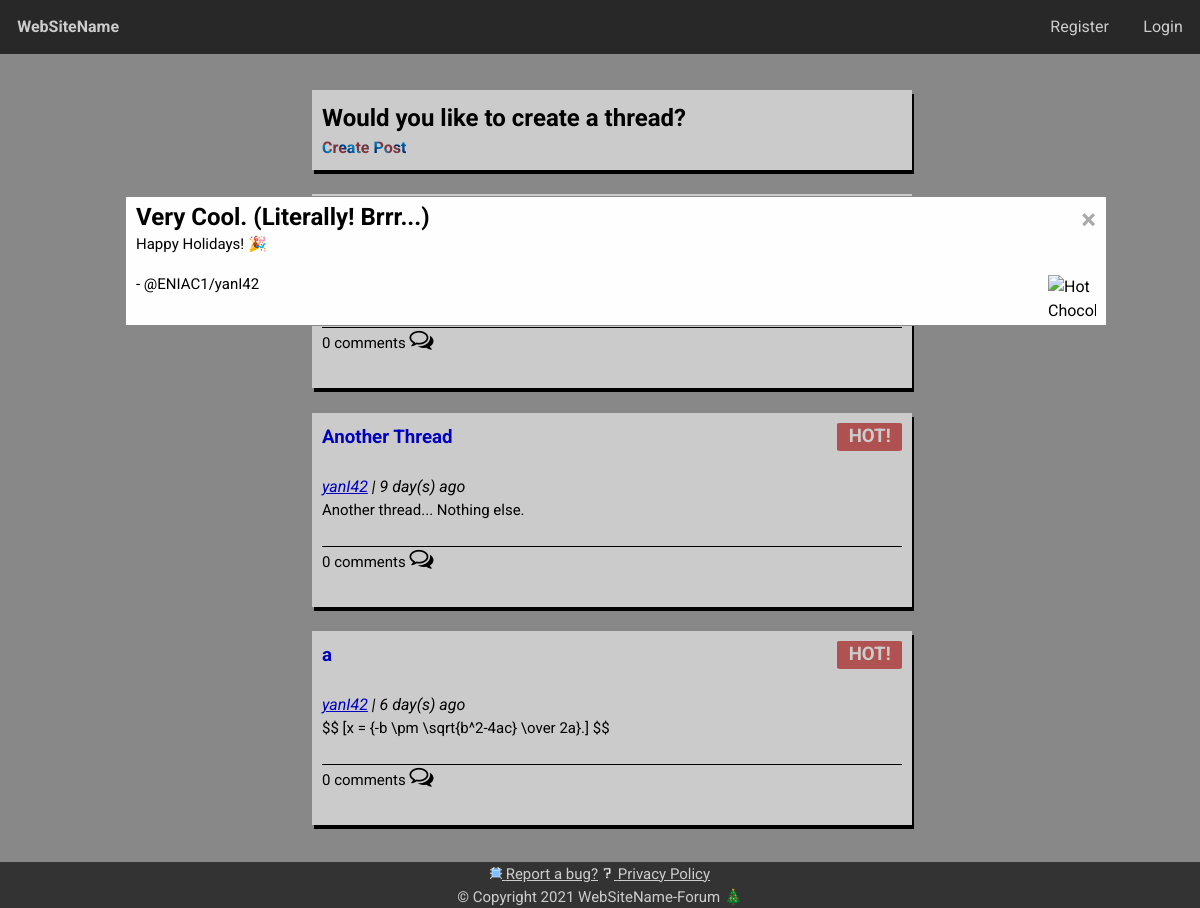
The page /home on the database its author committed.
### main.py (models this page shows, shortened)
class User(UserMixin, db.Model):
    id = db.Column(db.Integer, primary_key=True)
    username = db.Column(db.String(34), unique=True)
    email = db.Column(db.String(321), unique=True)
    password = db.Column(db.String(70))
    admin = db.Column(db.Boolean, nullable=False, default=False)
    confirmed = db.Column(db.Boolean, nullable=False, default=False)
    confirmed_on = db.Column(db.DateTime, nullable=True)
    registered_on = db.Column(db.DateTime, nullable=False)
    strike = db.Column(db.Boolean, nullable=False, default=False)
    banned = db.Column(db.Boolean, nullable=False, default=False)
    about = db.Column(db.String(370))
    coins = db.Column(db.Integer, default=0, nullable=False)
    role = db.Column(db.String(600))
    profile_pic = db.Column(db.String(900), default="/static/imgs/default.png")

class Post(db.Model):
    id = db.Column(db.Integer, primary_key=True)
    title = db.Column(db.String(80))
    content = db.Column(db.String(2000))
    author_id = db.Column(db.Integer)
    created_on = db.Column(db.DateTime, nullable=False)
    comments = db.Column(db.Integer, default=0, nullable=False)
    def likes(self):
        return PostLike.query.filter(PostLike.post_id == self.id).count()
    def __lt__(self, other):
        return ratio_likes_age(self) < ratio_likes_age(other)

### main.py (the view)
@app.route('/threads')
@app.route('/general')
@app.route('/cont')
@app.route('/feed')
@app.route('/home')
@cache.cached(timeout=3)
def home():
    return render_template('home.html', posts=getHot())

### main.py (called while the page is built)
def ratio_likes_age(poste):
    age, likes = (poste.created_on - datetime.datetime.utcnow()
                  ).total_seconds() / 60 / 24, poste.likes() + 1  # age in days
    return (100 * math.log(10 * likes**2, 10)) / age  # 100log(10x^2)/a

def getHot():  # gets hot posts
    posts = Post.query.all()
    posts.sort()
    posts = posts[::-1][-int(settings['postsPerPage']):]
    authors = [
        User.query.filter_by(id=x.author_id).first().username
        for x in list(posts)
    ]
    return zip(posts, authors)

def days_between(d1):
    d2 = datetime.datetime.utcnow()
    secs = (d2 - d1).total_seconds()
    mins = math.floor(secs / 60)
    hours = math.floor(mins / 60)
    days = math.floor(hours / 24)
    months = math.floor(days / 60)
    years = math.floor(months / 12)
    if abs(mins) < 1:
        return str(round(secs)) + ' second(s)'
    if abs(hours) < 1:
        return str(round(mins)) + ' minute(s)'
    if abs(days) < 1:
        return str(round(hours)) + ' hour(s)'
    if abs(months) < 1:
        return str(round(days)) + ' day(s)'
    if abs(years) < 1:
        return str(round(months)) + ' month(s)'
    if abs(years) > 1:
        return str(round(years)) + ' year(s)'

### templates/home.html (shortened to what this page needs)
{% extends "base.html" %} {% block title %}Home{% endblock %} {% block head %}
<link rel="stylesheet" href="https://cdnjs.cloudflare.com/ajax/libs/animate.css/4.1.1/animate.min.css"
/><script src="/static/thread.js" defer></script>{% endblock %} {% block content %}
<div class="card">
	<h2>Would you like to create a thread?</h2><a href="/cpost" class='candy-cane'>Create Post</a>
</div><br>
{% for post in posts %}
<a class='carda' href="/thread/{{ post[0].id }}">
<div class="card animate__animated animate__jackInTheBox">
  <h3>{{post[0].title}} <span class='bdg'>HOT!</span></h3>
  <br>
  <i><a href="/profile/{{ post[1] }}">{{ post[1] }}</a> | {{ settings['d_b'](post[0].created_on) }} ago</i>
  <p>
    {{ post[0].content|truncate(100) }}
  </p><br><hr>
  <p>
    {{post[0].comments}} comments <i style="font-size:24px" class="fa">&#xf0e6;</i>
  </p>
  <br>
</div>
</a>
<br>
{% endfor %}
{% endblock %}

### templates/base.html (shortened to what this page needs)
<!DOCTYPE html>
<html lang="en">
<head>
	<link rel="stylesheet" href="/static/style.css">
  <link rel="stylesheet" href="https://cdnjs.cloudflare.com/ajax/libs/font-awesome/4.7.0/css/font-awesome.min.css">
</head>
{% block head %}{% endblock %}
<body class='anim'>
  {% block navbar %}
	<div class="navbar navbar-fixed-top">
    <ul>
    <li><a href="/" class='webname'><strong>{{ settings["websitename"] }}</strong></a></li>
		{% if current_user.is_authenticated %}
    <li class='right'><a href="/logout">Logout</a></li>
    <li class='right'><a href="/home">Home</a></li>
		<li class='right'><a href="/profile/{{ current_user.username }}">Profile</a></li>
    <li class="right"><a href="/shop">{{ settings['hf'](current_user.coins) }} <i class="fa ic">&#xf0d6;</i></a></li>
    {% else %}
    <li class='right'><a href="/login">Login</a></li>
		<li class='right'><a href="/reg">Register</a></li>
    {% endif %}
    </ul>
	</div>
	<hr> {% endblock %}
  <br>
  <div class='clearfix'>
  <div class="column mc">
		{% block content %} {% endblock %}
	</div>
  <br>
  </div>
  <div id="modial" class="modial">
    <div class='d clearfix'>
      <span class='close' id='close' onclick='closeMod()'>&times;</span>
      <h1 class='holiday-h'>Very Cool. (Literally! Brrr...)</h1>
      <p id='c-mod'>Happy Holidays! 🎉</p>
      <p class='sig'>- @ENIAC1/yanI42</p>
      <img src="https://clipartix.com/wp-content/uploads/2019/03/hot-chocolate-clipart-2-2019-16.png" alt="Hot Chocolate" class='imge'>
    </div>
  </div>
  <footer class="footer_cr">
  <p class='center inline'><a href="mailto:{{settings['contactEmail']}}"><img src="/static/imgs/bug_art.png" alt="" class="ico"> Report a bug?</a></p>
  <p class="center inline"><a href="/privacy"><img src="/static/imgs/qmark_art.png" alt="" class='ico'> Privacy Policy</a></p>
  <p>&copy; Copyright 2021 {{ settings['websitename'] }}-Forum 🎄</p></footer>
</body>
</html>

### static/style.css (style rules this page uses)
* { font-family: Arial, Helvetica, sans-serif; font-family: 'Roboto', sans-serif; padding: 0; margin: 0; line-height: 1.5; }
html, body { height: 100%; background: #aaa; }
html { scroll-behavior: smooth; }
body { display: -webkit-box; display: -ms-flexbox; display: flex; min-height: 100vh; -webkit-box-orient: vertical; -webkit-box-direction: normal; -ms-flex-direction: column; flex-direction: column; }
p { font-size: 15px; }
.clearfix::after { content: ""; clear: both; display: table; }
.clearfix { -webkit-box-flex: 1; -ms-flex: 1; flex: 1; }
.center { display: block; text-align: center; }
.card { background: #fefefe; padding: 10px; -webkit-box-shadow: 2px 4px; box-shadow: 2px 4px; }
.carda { text-decoration: none; }
.column { float: left; width: 50%; }
ul { list-style-type: none; margin: 0; padding: 0; }
.webname { font-size: 17px; }
.footer_cr { width: 100%; background-color: #404040; color: white; text-align: center; }
.footer_cr a { color: #fff; }
.anim { -webkit-animation-name: fly-in; -webkit-animation-duration: 1s; animation-name: fly-in; animation-duration: 1s; }
body { display: none; }
.inline { display: inline; }
.navbar { background: #333; }
.navbar a { display: block; text-align: center; float: left; font-size: 16px; padding: 14px 16px; text-decoration: none; color: white; }
.navbar li { float: left; padding: 0.1vw; font-size: 16px; background: #333; transition-duration: 0.15s; transition-timing-function: cubic-bezier(0.12, 0.07, 0.31, 1.08); }
.navbar ul { list-style-type: none; margin: 0; padding: 0; overflow: hidden; }
.right { float: right !important; }
.ico { width: 12px; margin-left: auto; margin-right: auto; -webkit-filter: invert(1); filter: invert(1); }
.mc { margin: auto; margin-left: 25%; padding: 1%; }
.bdg { color: #fff; background-color: #d66; border-radius: 5%; padding: .2em .6em .3em; font-weight: 650; line-height: 1; white-space: nowrap; vertical-align: baseline; float: right; }
.modial { width: 100%; height: 100%; overflow: auto; display: none; background-color: #000; background-color: rgba(0, 0, 0, 0.2); left: 0; top: 0; position: fixed; padding: 1em 1em; }
.modial .d { background: #fefefe; padding: 0.1em 10px; color: #000; margin: 15% auto; border: 1px solid #888; width: 80%; }
.close { color: #aaa; float: right; font-size: 28px; font-weight: bold; transition-duration: 0.15s; transition-timing-function: cubic-bezier(0.12, 0.07, 0.31, 1.08); }
#c-mod { vertical-align: middle; line-height: normal; }
.imge { box-sizing: border-box; max-width: 3em; float: right; max-height: 3em; }
.holiday-h { font-size: 1.5em; }
.sig { display: block; position: relative; top: 20px; }
.candy-cane { background: repeating-linear-gradient( 45deg, #00267c, #00adff 10px, #984652 10px, #984652 20px ); -webkit-background-clip: text; background-clip: text; color: transparent; font-weight: 700; }

### rows shown on the page
User: comments "0", title "Another Thread", username "yanI42", content "Another thread... Nothing else.", title "a", content "$$ [x = {-b \\pm \\sqrt{b^2-4ac} \\over 2a}.] $$"
Post: d_b "9 day(s)"
Post: d_b "6 day(s)"

### other values the page prints
{{ settings["websitename"] }} "WebSiteName"
{{ settings['websitename'] }} "WebSiteName"
